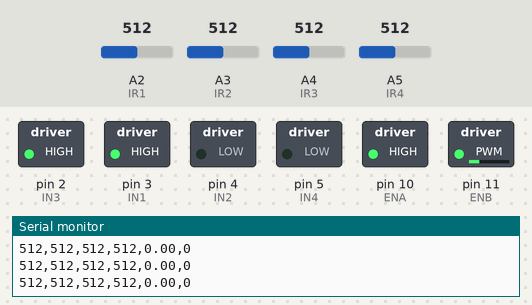
Bench run of a sketch on a simulated Arduino Uno, built with avr-gcc and run on an emulated ATmega328P. Shown: switched loads named in the sketch (green lamp = pin HIGH), the last lines printed to the serial monitor. Inputs (shaded band) come from the test bench; at power-on: A2 (IR1) = 512, A3 (IR2) = 512, A5 (IR4) = 512, A4 (IR3) = 512.

Above: at 1.2 s.
1.3 s: A2 (IR1) set to 491
At 1.7 s:
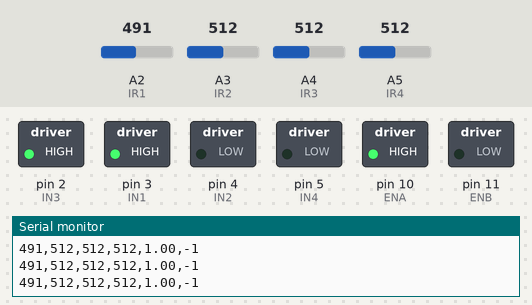
2.8 s: A3 (IR2) set to 485
4.3 s: A5 (IR4) set to 493
At 6.7 s:
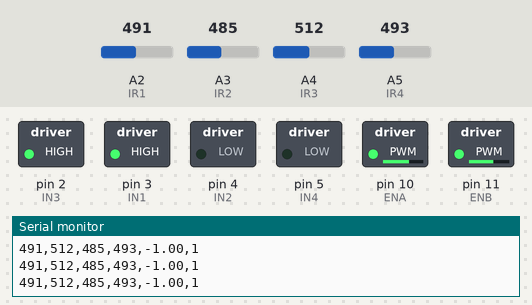
Timing chart, 0 to 8.2 s (numbered marks = the images above; inputs shaded):
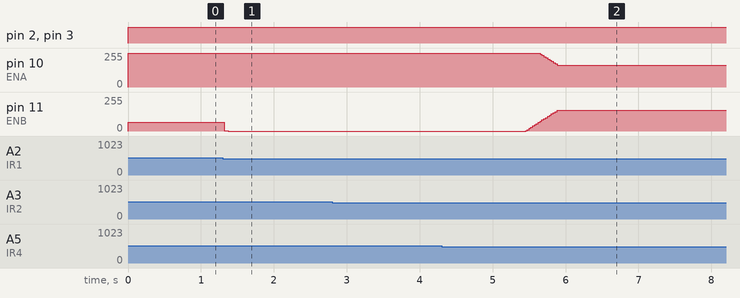

Measured:
- the behaviour switches between 501 and 500 on A2 (IR1) (found by bisection; images 0 and 1)
- the behaviour switches between 501 and 500 on A5 (IR4) (found by bisection; images 1 and 2)
- after the input at 1.3 s, pin 11 (ENB): 65/255 → 0/255 at once
- after the input at 4.3 s, pin 10 (ENA): moves from 255/255 to 165/255 over 0.23 s, starting after 1.4 s; pin 11 (ENB): moves from 0/255 to 155/255 over 0.43 s, starting after 1.2 s

The sketch:

IR.ino
```cpp
// Motores y Puente H
#define ENA 10
#define ENB 11
#define IN1 3   // motor izquierdo
#define IN2 4
#define IN3 2   // motor derecho
#define IN4 5

// Infrarrojos
#define IR1 A2 // sensor derecha delantera
#define IR2 A3 // sensor izquierda delantera
#define IR3 A4 // sensor derecha trasera
#define IR4 A5 // sensor izquierda trasera

int velocidadIzquierda = 255;
int velocidadDerecha = 65;
int velocidadCorreccion = 90;
int velocidadMinima = 0;


class PID {
  public:
    PID(float kp, float ki, float kd, float initialIntegral = 0.0, float outputMin = -1.0, float outputMax = 1.0) {
      Kp = kp;
      Ki = ki;
      Kd = kd;
      integral = initialIntegral;
      previousError = 0;
      minOutput = outputMin;
      maxOutput = outputMax;
    }

    void setSetpoint(float sp) {
      setpoint = sp;
    }

    void setOutputLimits(float minOut, float maxOut) {
      minOutput = minOut;
      maxOutput = maxOut;
    }

    void resetIntegral(float newIntegral = 0.0) {
      integral = newIntegral;
    }

    float compute(float measurement) {
      float error = setpoint - measurement;
      integral += error;
      float derivative = error - previousError;
      previousError = error;

      float output = Kp * error + Ki * integral + Kd * derivative;
      output = constrain(output, minOutput, maxOutput);
      return output;
    }

  private:
    float Kp, Ki, Kd;
    float integral;
    float previousError;
    float setpoint = 0;
    float minOutput, maxOutput;
};

// PID object (you had a trailing comma error!)
PID pid(0.5, 0.1, 0.1, 0.0, -1.0, 1.0);

void setup() {
  pinMode(IN1, OUTPUT); pinMode(IN2, OUTPUT);
  pinMode(IN3, OUTPUT); pinMode(IN4, OUTPUT);
  pinMode(ENA, OUTPUT); pinMode(ENB, OUTPUT);
  pinMode(IR1, INPUT); pinMode(IR2, INPUT);
  pinMode(IR3, INPUT); pinMode(IR4, INPUT);

  Serial.begin(9600);
  detenerRobot();
}

void loop() {
  follow_line();
}

int get_error(int cutoff) {
  int raw[4] = {
    analogRead(IR1),
    analogRead(IR3),
    analogRead(IR2),
    analogRead(IR4)
  };
  Serial.print(raw[0]);
  Serial.print(","); Serial.print(raw[1]);
  Serial.print(","); Serial.print(raw[2]);
  Serial.print(","); Serial.print(raw[3]);

  int error = 0;
  for (int i = 0; i < 4; i++) {
    if (raw[i] > cutoff) {
      if (i < 2) {
        error++;
      } else {
        error--;
      }
    }
  }
  return error;
}

void follow_line() {
  int err = get_error(500);
  float adj = pid.compute(err);  // You were missing a semicolon

  // Drive motors forward with speed adjustment
  digitalWrite(IN1, HIGH); digitalWrite(IN2, LOW);
  digitalWrite(IN3, HIGH); digitalWrite(IN4, LOW);

  int leftSpeed = velocidadIzquierda;
  int rightSpeed = velocidadDerecha;

  // Adjust motor speeds based on PID output
  leftSpeed = constrain(leftSpeed + (adj * velocidadCorreccion), 0, 255);
  rightSpeed = constrain(rightSpeed - (adj * velocidadCorreccion), 0, 255);

  analogWrite(ENA, leftSpeed);
  analogWrite(ENB, rightSpeed);

  Serial.print(",");Serial.print(adj);
  Serial.print(","); Serial.println(err);
}

void detenerRobot() {
  digitalWrite(IN1, LOW); digitalWrite(IN2, LOW);
  digitalWrite(IN3, LOW); digitalWrite(IN4, LOW);
  analogWrite(ENA, velocidadMinima);
  analogWrite(ENB, velocidadMinima);
}
```
